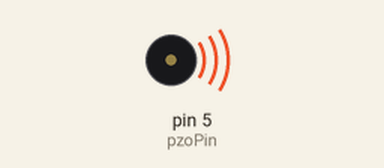
Simulated run of this sketch. Board: Arduino Uno, built with avr-gcc and run on an emulated ATmega328P. Parts: buzzer (waves = sounding).

Above: at 0.1 s.
At 7.4 s:
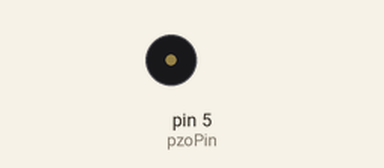
Timing chart, 0 to 8.7 s (numbered marks = the images above):
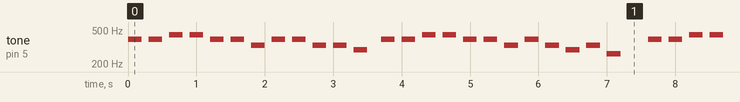

The sketch:

app.ino
```cpp
#define C 262
# define D 294
# define E 330
# define _F 349
# define G 392
# define A 440
# define B 494
# define H 523
int pzoPin = 5;
int tempo = 200; // 음 재생 시간 설정

int notes[25] = {
    G,
    G,
    A,
    A,
    G,
    G,
    E,
    G,
    G,
    E,
    E,
    D,
    G,
    G,
    A,
    A,
    G,
    G,
    E,
    G,
    E,
    D,
    E,
    C
}

;

void setup() {
    pinMode(pzoPin, OUTPUT);
}

void loop() {
    for (int i = 0; i < 12; i++) {
        tone(pzoPin, notes[i], tempo);
        delay(300);
    }
    delay(100);
    for (int i = 12; i < 25; i++) {
        tone(pzoPin, notes[i], tempo);
        delay(300);
    }
}
```

Measured:
- by itself, tone on pin 5 (pzoPin): plays 392 Hz for 0.20 s, 392 Hz for 0.20 s, 440 Hz for 0.20 s, 440 Hz for 0.20 s, 392 Hz for 0.20 s, 392 Hz for 0.20 s … (411 notes in this stretch)
